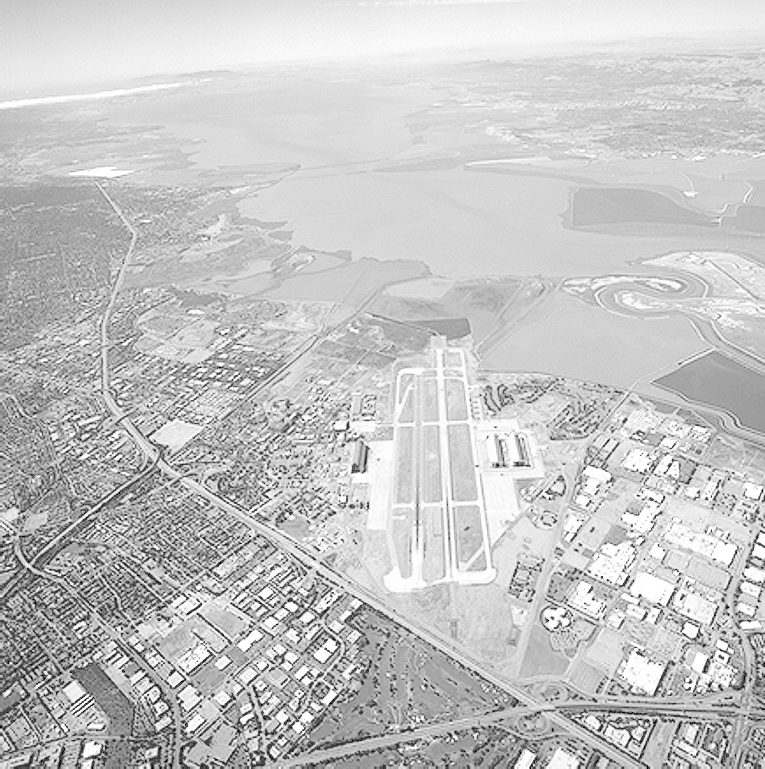
#> input picture Q-01/runway.png, 765 x 769 px, found by its file name
$ jupyter execute Quection_05.ipynb
#> lines starting #> are read from the running program, lines starting #| are printed output that depends on the picture; long printed decimals are rounded
### Q5(a) - Create 5x5 Gaussian Kernel

[cell 1]
import cv2 as cv
import numpy as np
import matplotlib.pyplot as plt
from mpl_toolkits.mplot3d import Axes3D

# -----------------------------------
# Q5(a) - Create 5x5 Gaussian Kernel
# -----------------------------------

def gaussian_kernel(size, sigma):
    half = size // 2
    x, y = np.meshgrid(
        np.arange(-half, half + 1),
        np.arange(-half, half + 1)
    )

    kernel = (1 / (2 * np.pi * sigma**2)) * \
             np.exp(-(x**2 + y**2) / (2 * sigma**2))

    kernel = kernel / np.sum(kernel)  # normalize
    return kernel

sigma = 2
kernel_5x5 = gaussian_kernel(5, sigma)

print("Q5(a) - 5x5 Gaussian Kernel:")
print(kernel_5x5)
print("Sum:", kernel_5x5.sum())

### Q5(b) - 3D Surface Plot (51x51)

[cell 2]
# -----------------------------------
# Q5(b) - 3D Surface Plot (51x51)
# -----------------------------------

kernel_51 = gaussian_kernel(51, sigma)

half = 51 // 2
X, Y = np.meshgrid(
    np.arange(-half, half + 1),
    np.arange(-half, half + 1)
)

fig = plt.figure(figsize=(8,6))
ax = fig.add_subplot(111, projection='3d')

ax.plot_surface(X, Y, kernel_51, cmap='viridis')

ax.set_title('Q5(b): 3D Gaussian Kernel (51x51, σ=2)')
ax.set_xlabel('X')
ax.set_ylabel('Y')
ax.set_zlabel('Value')

plt.show()
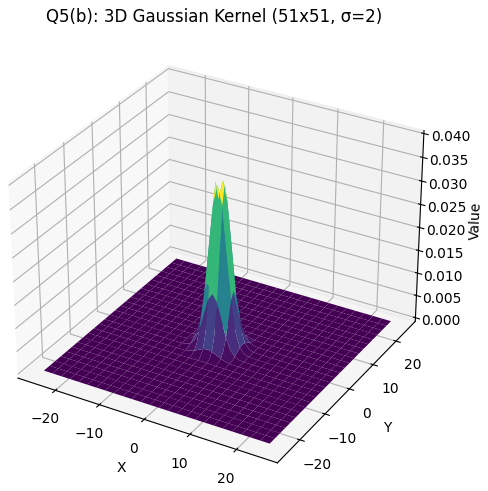
#> figure drawn by matplotlib, 1 panel


# -----------------------------------
# Load Grayscale Image (Runway)
# -----------------------------------

img = cv.imread('runway.png', cv.IMREAD_GRAYSCALE)
#> img is the input picture: shape (769, 765); min 0, max 255, mean 197.1

if img is None:
    raise FileNotFoundError("Image not found. Check path.")

### Q5(c) - Manual Gaussian Smoothing

[cell 3]
# -----------------------------------
# Q5(c) - Manual Gaussian Smoothing
# -----------------------------------

def manual_convolution(image, kernel):
    kh, kw = kernel.shape
    pad = kh // 2

    padded = np.pad(image, ((pad, pad), (pad, pad)), mode='reflect')
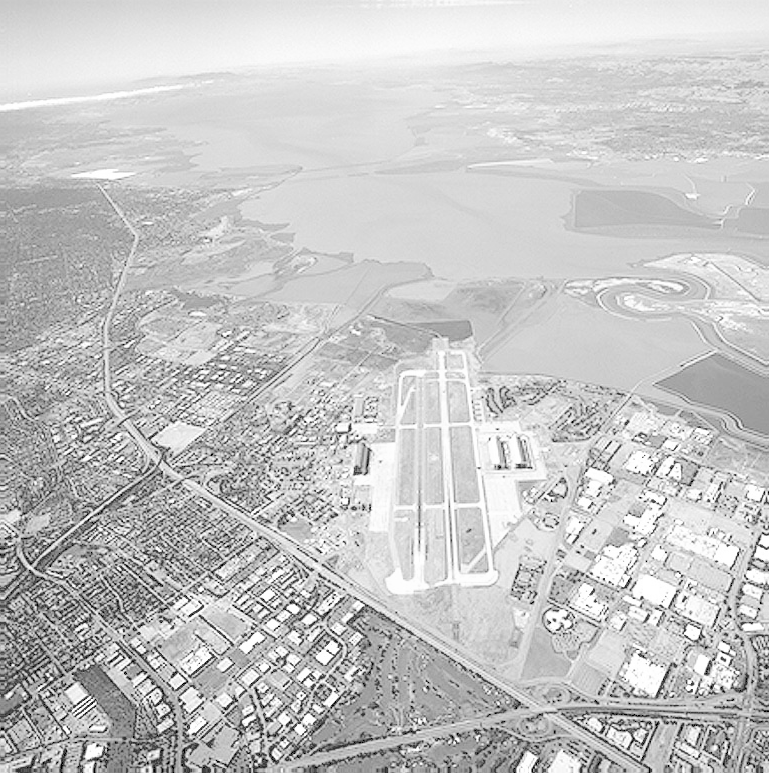
#> padded: shape (773, 769); min 0, max 255, mean 197
    output = np.zeros_like(image, dtype=np.float64)

    for i in range(image.shape[0]):
        for j in range(image.shape[1]):
            region = padded[i:i+kh, j:j+kw]
            output[i, j] = np.sum(region * kernel)
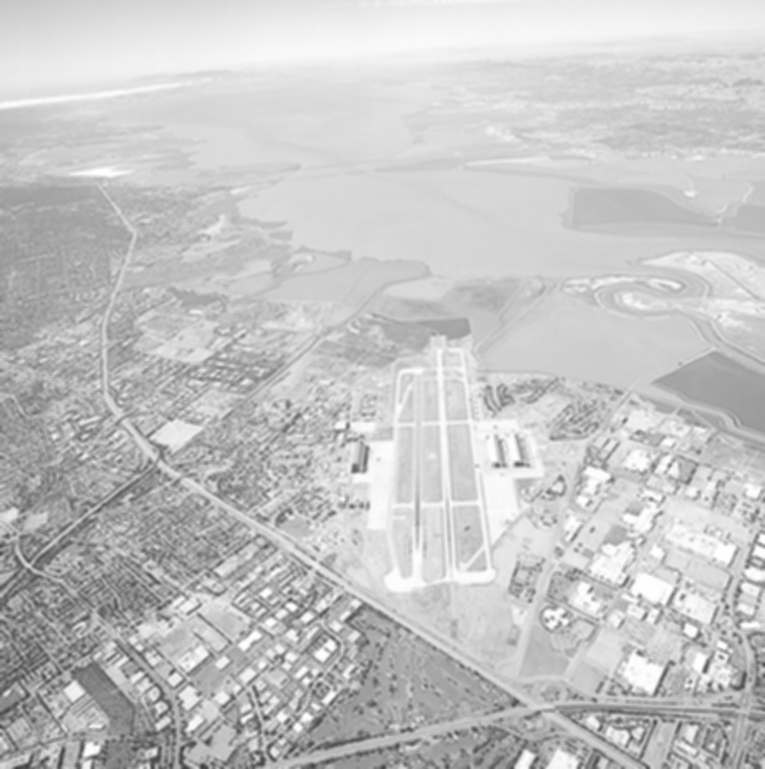
#> output: shape (769, 765) float64; min 63.1, max 255, mean 197.1

    return np.clip(output, 0, 255).astype(np.uint8)

smoothed_manual = manual_convolution(img, kernel_5x5)

### Q5(d) - OpenCV GaussianBlur

[cell 4]
# -----------------------------------
# Q5(d) - OpenCV GaussianBlur
# -----------------------------------

smoothed_cv = cv.GaussianBlur(img, (5,5), sigmaX=2)

[cell 5]
# -----------------------------------
# Display Results
# -----------------------------------

plt.figure(figsize=(15,5))

plt.subplot(1,3,1)
plt.imshow(img, cmap='gray')
plt.title('Original Image')
plt.axis('off')

plt.subplot(1,3,2)
plt.imshow(smoothed_manual, cmap='gray')
plt.title('Q5(c): Manual Gaussian')
plt.axis('off')

plt.subplot(1,3,3)
plt.imshow(smoothed_cv, cmap='gray')
plt.title('Q5(d): OpenCV GaussianBlur')
plt.axis('off')

plt.tight_layout()
plt.show()
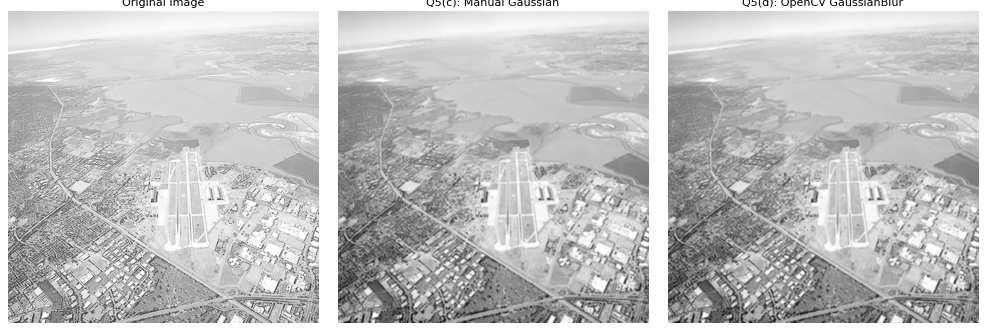
#> figure drawn by matplotlib, 3 panels

[cell 6]
# -----------------------------------
# Difference Analysis
# -----------------------------------

diff = np.abs(smoothed_manual.astype(np.int16) - smoothed_cv.astype(np.int16))
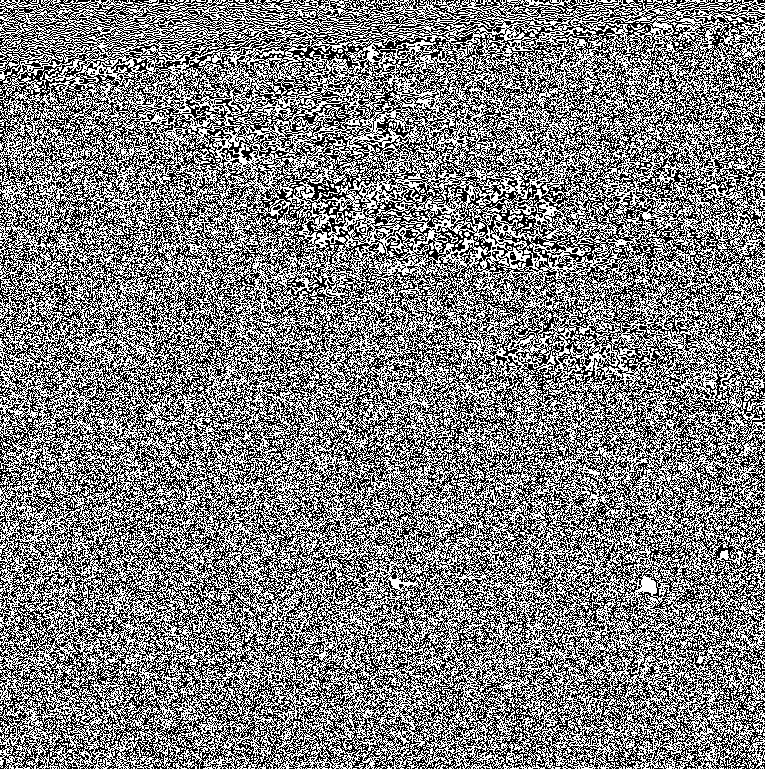
#> diff: shape (769, 765) int16; values 0 (black) and 1 (white), 50% white; black in thin lines or dots

print("Max Difference:", diff.max())
#| Max Difference: 1
print("Mean Difference:", diff.mean())
#| Mean Difference: 0.5001

plt.figure(figsize=(5,5))
plt.imshow(diff, cmap='gray')
plt.title('Difference (Manual vs OpenCV)')
plt.axis('off')
plt.show()
